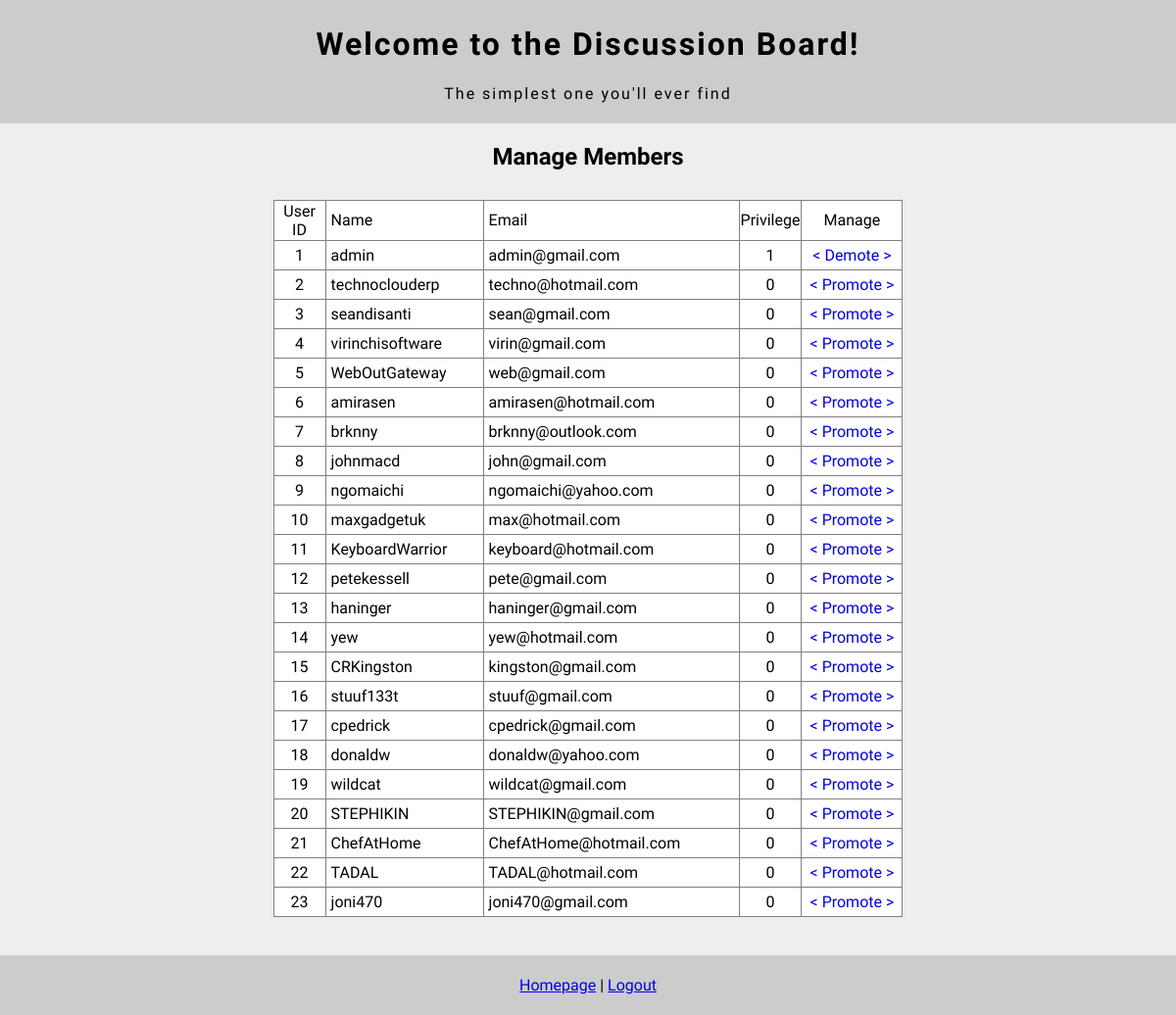
/manage_members.php (signed in), run on the app's committed database.
### tables this page shows
CREATE TABLE `users` (
  `users_id` int(11) NOT NULL,
  `users_name` varchar(100) NOT NULL,
  `users_email` varchar(100) NOT NULL,
  `users_pass` varchar(100) NOT NULL,
  `users_privilage` int(11) NOT NULL
);

### manage_members.php (the view, shortened to what this page needs)
<?php
include 'connect.php';
include 'header.php';
if (isset($_SESSION['loggedin_admin']) && $_SESSION['loggedin_admin'] == true){
	echo "<h2>Manage Members</h2>";
	echo "<form method='post' action='manage_members.php'>
			<table border='1px'>
				<tr>
					<td class='id' width='50px'>User ID</td>
					<td class='title' width='150px'>Name</td>
					<td class='title' width='250px'>Email</td>
					<td class='id'>Privilege</td>
					<td class='id' width='100px'>Manage</td>
				</tr>";
	$users_list = mysqli_query($database, "SELECT * FROM users");
		if (mysqli_num_rows($users_list) != 0){
			while($row = mysqli_fetch_assoc($users_list)){
				$id = $row['users_id'];
				echo "<tr>
						<td class='id' width='50px'>".$row['users_id']."</td>
						<td class='title' width='150px'>".$row['users_name']."</td>
						<td class='title' width='250px'>".$row['users_email']."</td>
						<td class='id'>".$row['users_privilage']."</td>";
				if($row['users_privilage'] == 0){
					echo "<td class='id'><a class='mote' href='promote.php?id=$id'>< Promote ></a></td>";
				} else {
					echo "<td class='id'><a class='mote' href='demote.php?id=$id'>< Demote ></a></td>";
				}
				echo "</tr>";
			}
			echo "</table></form>";
		} else {
			echo "No users found";
		}
} else {
	header("location: index.php");
}
include 'footer.php';
?>

### stylesheet.css (style rules this page uses)
html, body { margin: 0; padding: 0; font-family: 'Dosis', sans-serif; background-color: #eee; }
table { border-collapse: collapse; margin: 30px auto; background-color: #fff; margin-bottom: 100px; }
#align, tr, td { text-align: left; }
.id { text-align: center; }
.title, .date { padding: 5px; }
.wrapper { text-align: center; }
.mote { text-decoration: none; }

### data on the page
users: users_id "1", users_name "admin", users_email "admin@gmail.com", users_privilage "1"
users: users_id "2", users_name "technoclouderp", users_email "techno@hotmail.com", users_privilage "0"
users: users_id "3", users_name "seandisanti", users_email "sean@gmail.com", users_privilage "0"
users: users_id "4", users_name "virinchisoftware", users_email "virin@gmail.com", users_privilage "0"
users: users_id "5", users_name "WebOutGateway", users_email "web@gmail.com", users_privilage "0"
users: users_id "6", users_name "amirasen", users_email "amirasen@hotmail.com", users_privilage "0"
users: users_id "7", users_name "brknny", users_email "brknny@outlook.com", users_privilage "0"
users: users_id "8", users_name "johnmacd", users_email "john@gmail.com", users_privilage "0"
users: users_id "9", users_name "ngomaichi", users_email "ngomaichi@yahoo.com", users_privilage "0"
users: users_id "10", users_name "maxgadgetuk", users_email "max@hotmail.com", users_privilage "0"
users: users_id "11", users_name "KeyboardWarrior", users_email "keyboard@hotmail.com", users_privilage "0"
users: users_id "12", users_name "petekessell", users_email "pete@gmail.com", users_privilage "0"
users: users_id "13", users_name "haninger", users_email "haninger@gmail.com", users_privilage "0"
users: users_id "14", users_name "yew", users_email "yew@hotmail.com", users_privilage "0"
users: users_id "15", users_name "CRKingston", users_email "kingston@gmail.com", users_privilage "0"
users: users_id "16", users_name "stuuf133t", users_email "stuuf@gmail.com", users_privilage "0"
users: users_id "17", users_name "cpedrick", users_email "cpedrick@gmail.com", users_privilage "0"
users: users_id "18", users_name "donaldw", users_email "donaldw@yahoo.com", users_privilage "0"
users: users_id "19", users_name "wildcat", users_email "wildcat@gmail.com", users_privilage "0"
users: users_id "20", users_name "STEPHIKIN", users_email "STEPHIKIN@gmail.com", users_privilage "0"
users: users_id "21", users_name "ChefAtHome", users_email "ChefAtHome@hotmail.com", users_privilage "0"
users: users_id "22", users_name "TADAL", users_email "TADAL@hotmail.com", users_privilage "0"
users: users_id "23", users_name "joni470", users_email "joni470@gmail.com", users_privilage "0"
